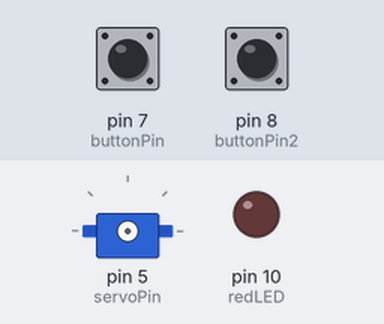
The sketch below on a simulated Arduino Uno, built with avr-gcc and run on an emulated ATmega328P. Shown: servo, output pins drawn as LEDs (lit = HIGH). Inputs (shaded band) come from the test bench; at power-on: pin 7 (buttonPin) HIGH, pin 8 (buttonPin2) HIGH.

Above: at 1.2 s.
1.3 s: pin 7 (buttonPin) pulled LOW for 0.15 s
2.9 s: pin 8 (buttonPin2) pulled LOW for 0.15 s
At 4.1 s:
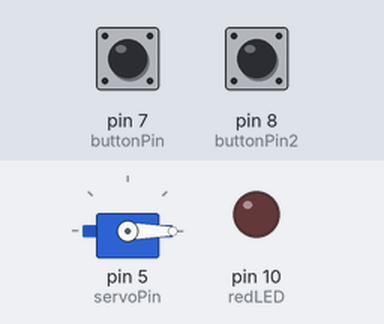
4.5 s: pin 7 (buttonPin) pulled LOW for 1 s
At 5.4 s:
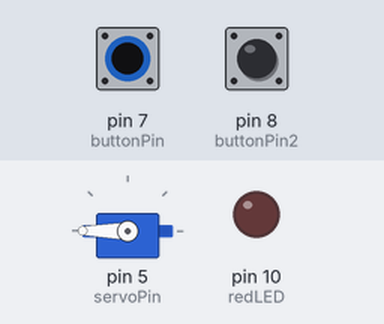
7.0 s: pin 8 (buttonPin2) pulled LOW for 1 s
At 7.4 s:
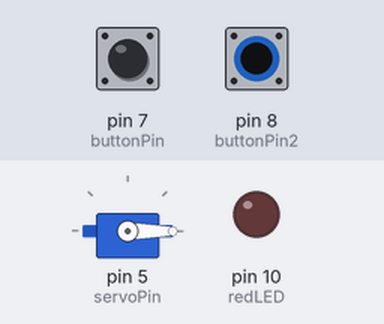
Timing chart, 0 to 10.0 s (numbered marks = the images above; inputs shaded):
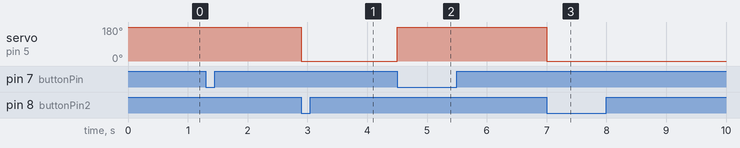

The sketch:

_4.2_buttons_servo_Continuous.ino
```cpp
/*
 * This is the program header put things like the date, your name
 * And a description of what your program does here
 *
 * Michal Britt-Crane 7/6/2015
 *
 * This program moves a servo to two different positions
 *
 * Challange: use button two to 5 degrees when pressed  ----------
 */

#include <Servo.h>             // import the servo library, this allows us to use a bunch of additional code to make it really easy to control a servo
Servo myServo;                 // create "Servo" object called "myServo" to control a servo

// Constants
const int redLED = 10;          // red LED on pin 10
const int buttonPin = 7;        // button connected to pin 7
const int buttonPin2 = 8;       // button connected to pin 8
const int servoPin = 5;         // servo attached to pin 5

void setup() {                        // start setup, this code runs once at startup
  pinMode(redLED, OUTPUT);            // initialize digital pin "redLED" as an output so you can turn the LED on and off
  pinMode(buttonPin, INPUT_PULLUP);   // initialize buttonPin as an input and turn on the arduino's internal pull-up resistor on buttonPin
  pinMode(buttonPin2, INPUT_PULLUP);  // initialize buttonPin as an input and turn on the arduino's internal pull-up resistor on buttonPin
}                                     // end setup

void loop() {                             // start main loop
  if (digitalRead(buttonPin) == false){   // this is called a conditional statement. if the true/false condition inside the () is true the code in the {} will execute, if not it will be skipped
    myServo.attach(servoPin);             // attaches the servo on pin "servoPin" to the servo object. servo must be attached to send it a command.
    myServo.write(180);                   // drive the servo to 175 deg
    delay(50);                            // a .05 seccond delay to smooth things out, reduces jitter
  }                                       // end if
  if (digitalRead(buttonPin2) == false){  // this is called a conditional statement. if the true/false condition inside the () is true the code in the {} will execute, if not it will be skipped
    myServo.attach(servoPin);             // attaches the servo on pin "servoPin" to the servo object. servo must be attached to send it a command.
    myServo.write(0);                     // drive the servo to 5 deg
    delay(50);                            // a .05 seccond delay to smooth things out, reduces jitter
  }                                       // end if
  myServo.detach();                       // attaches the servo on pin "servoPin" to the servo object. servo must be attached to send it a command.
}                                         // end main method, repeat to top
```

Measured:
- after the input at 2.9 s, servo on pin 5 (servoPin): 180° → 0° at once
- after the input at 4.5 s, servo on pin 5 (servoPin): 0° → 180° at once
- after the input at 7.0 s, servo on pin 5 (servoPin): 180° → 0° at once
